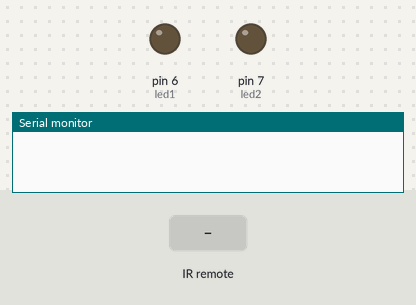
Simulated run of this sketch. Board: Arduino Uno, built with avr-gcc and run on an emulated ATmega328P. Shown: output pins drawn as LEDs (lit = HIGH), the last lines printed to the serial monitor. Inputs (shaded band) come from the test bench.

Above: at 1.2 s.
1.3 s: infrared code 0xDA28F020 received
At 1.6 s:
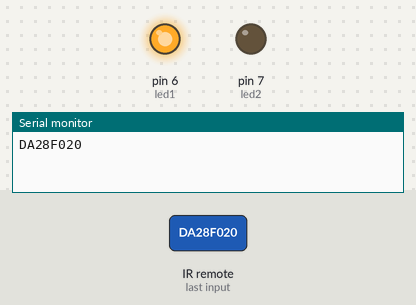
2.8 s: infrared code 0xDCB93B93 received
At 4.0 s:
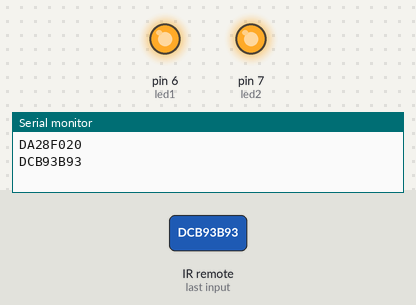
4.3 s: infrared code 0xDA28F020 received
At 5.2 s:
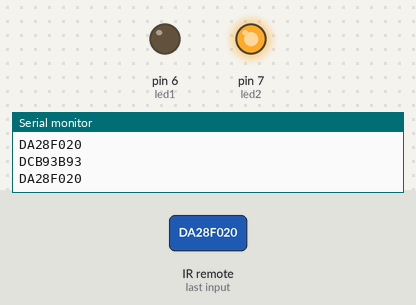
Timing chart, 0 to 7.3 s (numbered marks = the images above; inputs shaded):
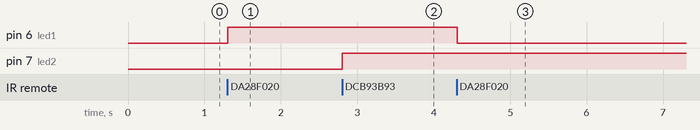

The sketch:

ir_remote.ino
```cpp
#include <IRremote.h>
int reciever =3;
int led1 =6;
int led2=7;

int state1=1;
int state2=1;

IRrecv irrecv(reciever);
decode_results(results);

void setup() {

  Serial.begin(9600);
  irrecv.enableIRIn();

  pinMode(led1,OUTPUT);
  pinMode(led2,OUTPUT);
}

void loop() {
  if(irrecv.decode(&results))
  {
    Serial.println(results.value, HEX); //print decode value
    irrecv.resume();

    if(results.value==0xDA28F020)
    {
      digitalWrite(led1, state1);
       state1= !state1;
    }
     if(results.value==0xDCB93B93)
    {
      digitalWrite(led2, state2);
       state2= !state2;
    }
  }
  delay(100);

}
```

Measured:
- after the input at 1.3 s, pin 6 (led1): LOW → HIGH at once
- after the input at 2.8 s, pin 7 (led2): LOW → HIGH at once
- after the input at 4.3 s, pin 6 (led1): HIGH → LOW at once
